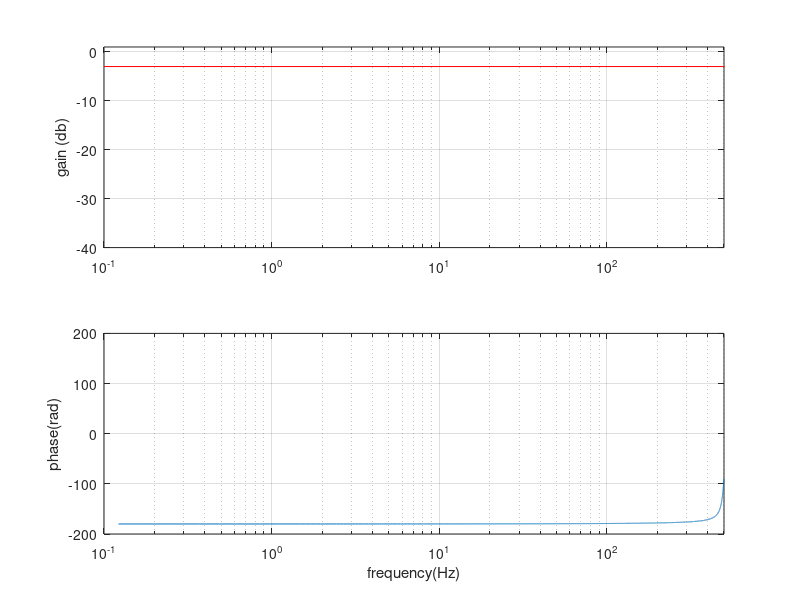

MATLAB code for this plot:
% dt = .001;
% fs = 1./dt;
% numd = .03*[1 1]; % from butterworth design
% dend = [1 -.9390625];

fs = 1000;
tau = .1;

num = 1;
den = [tau, 1];
[numd,dend]=bilinear(num,den,fs,400)

[h, f] = freqz(numd,dend,4096, fs);

% plotting
figure(1); clf();
subplot(211); semilogx(f,20*log10(abs(h))); hold on
plot([.1, 1000], [-3 -3],'r'); 
grid on; ylim([-40,1]); ylabel('gain (db)'); xlim([.1, fs/2]);
subplot(212); semilogx(f, angle(h)*180/pi); 
grid on; ylabel('phase(rad)'); xlim([.1, fs/2]); xlabel('frequency(Hz)');

% figure(2); clf();
% subplot(211);
% w = linspace(0.1,fs/2, 1000);
% s = 1./(1+tau*j*w);
% semilogx(w, 20*log10(abs(s))); hold on;
% plot([.1, fs/2], [-3 -3]);
% grid on;
% title('Expected LPF bode plot');
% subplot(212);
% semilogx(w, angle(s)*180/pi);
% grid on;